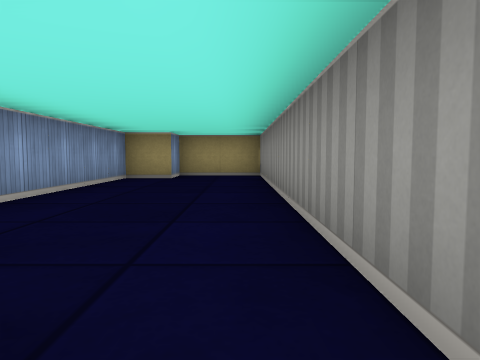
view 1 (above)

14 first-person views from a walk through a cub3D ray-caster map. The camera is about half as high as the walls, tilts 4° down and sees 70° across. The floor is counted in squares. Each view is taken from the middle of a square. On the plan, view 1 faces up. The plan holds only what a view shows up to about 9 squares ahead; the rest is blank. The place goes on beyond the plan.

view 2
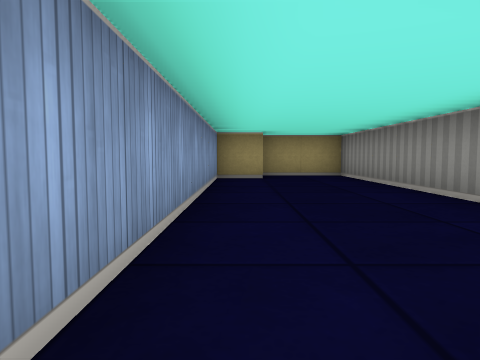

view 3
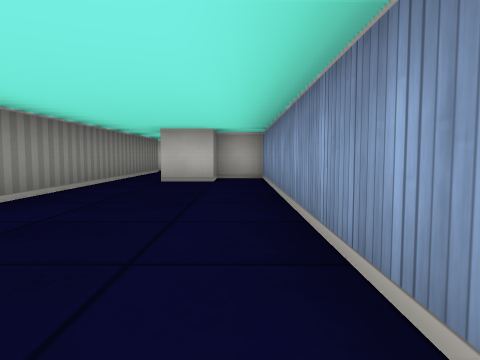

view 4
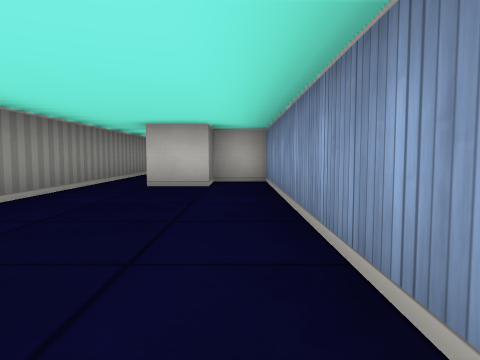

view 5
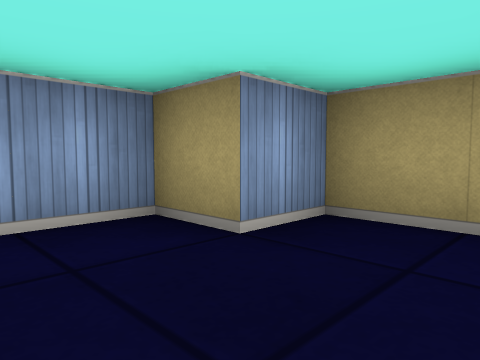

view 6
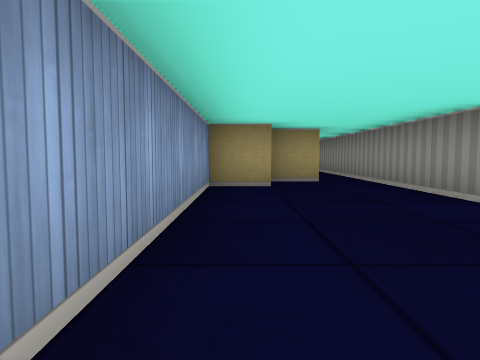

view 7
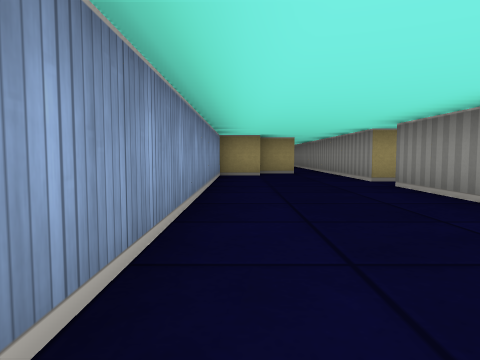

view 8
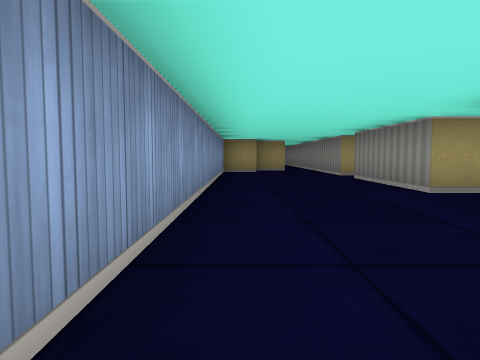

view 9
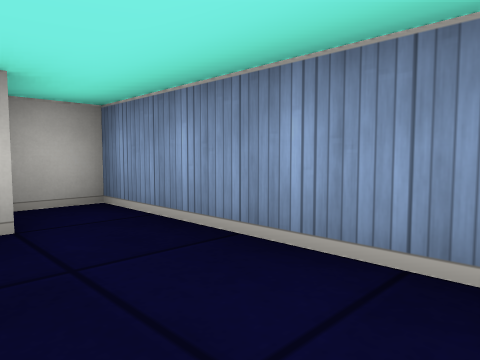

view 10
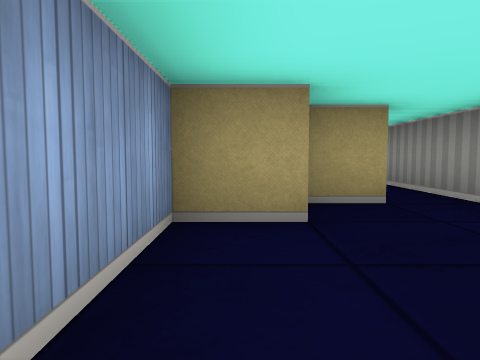

view 11
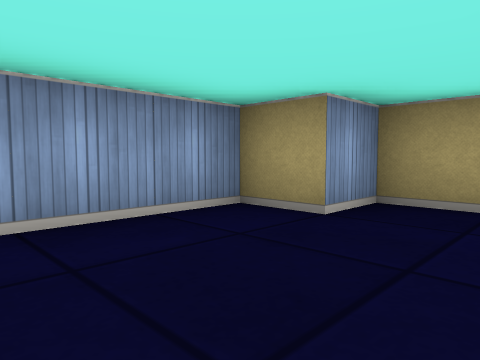

view 12
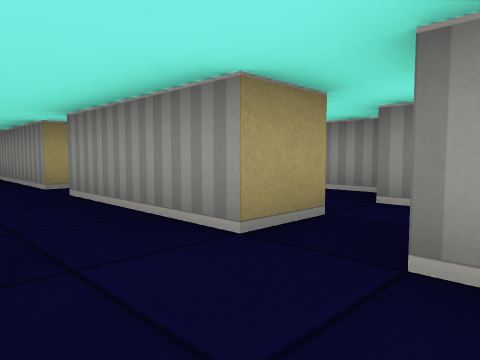

view 13
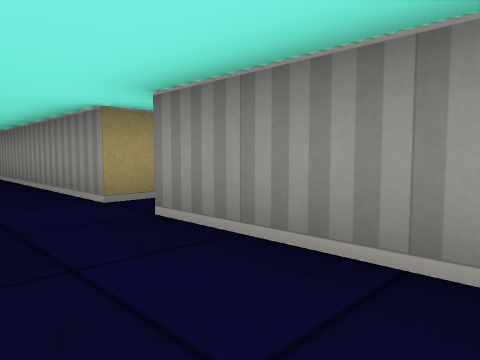

view 14
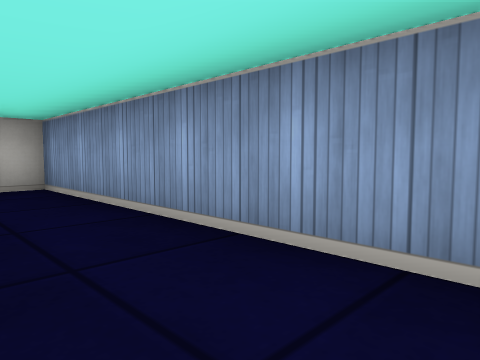

### Floor plan
Points are (right, up) in squares from view 1. A wall is a line through its corners. A room is listed if a view was taken in it or the views show most of it. See-through windows are left out.
Room 1 (views 1, 6, 7, 8, 9, 10, 11, 12, 13, 14)
walls: (1.6, -7.5) (0.5, -7.5) (0.5, -4.5); (1.1, -3.5) (0.5, -3.5) (0.5, 0.5); (-0.4, -0.5) (-1.5, -0.5) (-1.5, -1.5) (-2.5, -1.5) (-2.5, -12.5) (-1.6, -12.5)
ways out: opening at (0, -0.5) to room 2; opening at (1, -8)
Room 2 (views 2, 3, 4, 5)
walls: (0.5, 0.5) (0.5, 8.5) (-1.5, 8.5) (-1.5, 7.5) (-2.5, 7.5) (-2.5, -0.5) (-1.5, -0.5) (-1.5, 0.5) (-0.5, 0.5)
ways out: opening at (0, -0.5) to room 1

Where each view was taken, in squares from view 1:
view 1: 0 up, 0 right, facing up
view 2: 0 up, 2 left, facing up
view 3: 7 up, 2 left, facing down
view 4: 6 up, 2 left, facing down
view 5: 6 up, 0 right, facing up-left
view 6: 7 down, 2 left, facing up
view 7: 10 down, 2 left, facing up
view 8: 12 down, 2 left, facing up
view 9: 9 down, 1 left, facing down-left
view 10: 4 down, 2 left, facing up
view 11: 4 down, 0 right, facing up-left
view 12: 9 down, 1 left, facing up-right
view 13: 7 down, 1 left, facing up-right
view 14: 7 down, 1 left, facing down-left
